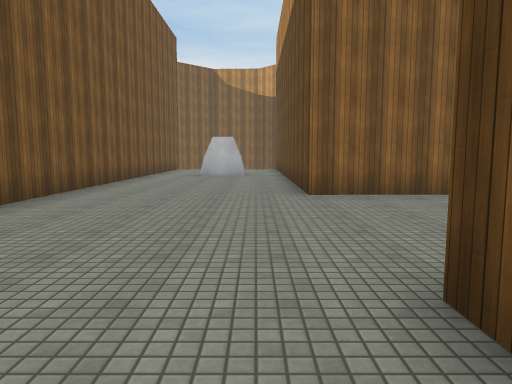
[1] (above)

24 first-person views from a walk through a 3-D level made in the Unity game engine. The camera is 1.4 m above the floor, tilts 6° down and sees 70° across. The floor is counted in squares, 2 m on a side. Each view is taken from the middle of a square. On the plan, view 1 faces up. The plan holds only what a view shows up to about 11 squares ahead; the rest is blank. The place goes on beyond the plan. The player character is not drawn. Surface patterns are stand-ins for the level's own textures.

[2]
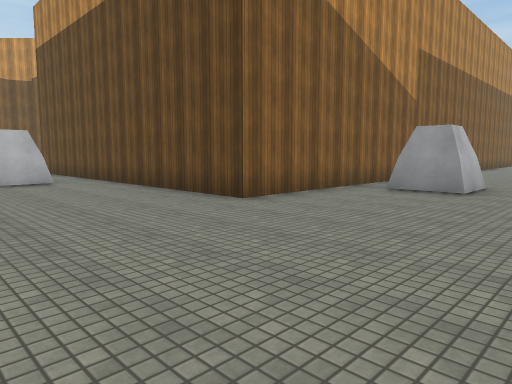

[3]
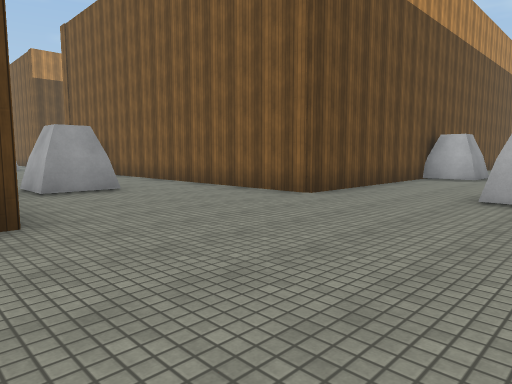

[4]
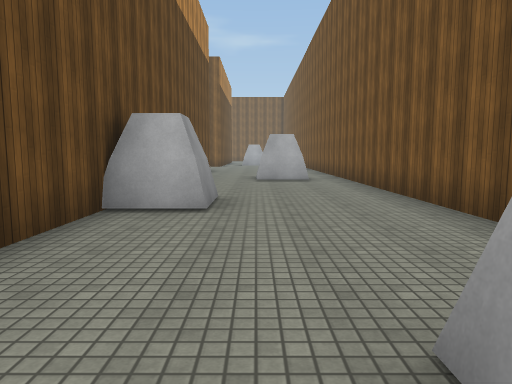

[5]
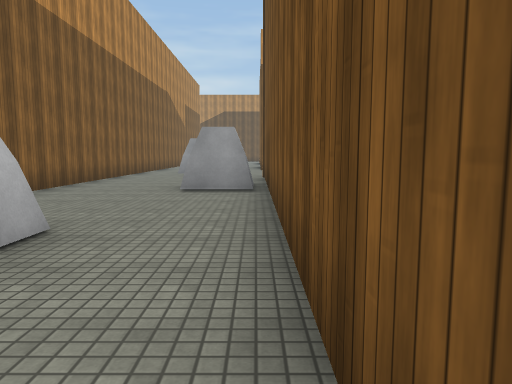

[6]
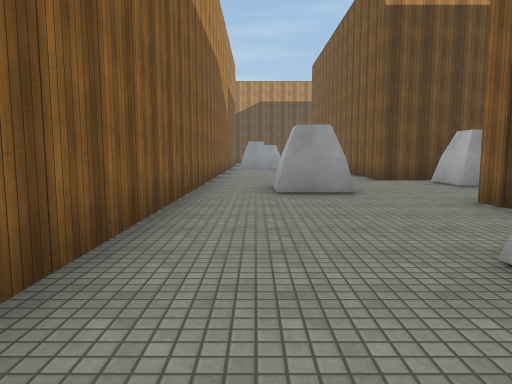

[7]
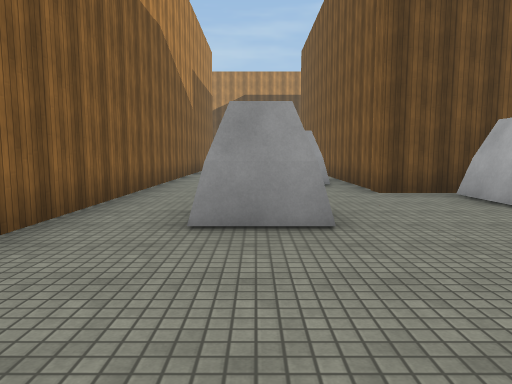

[8]
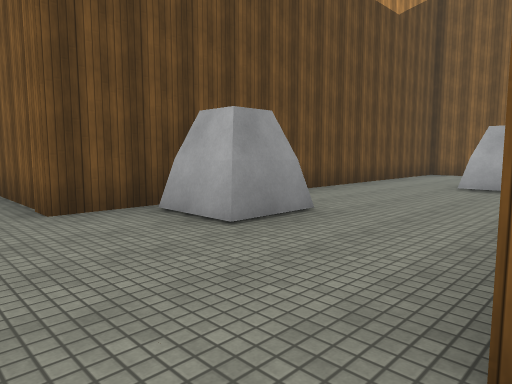

[9]
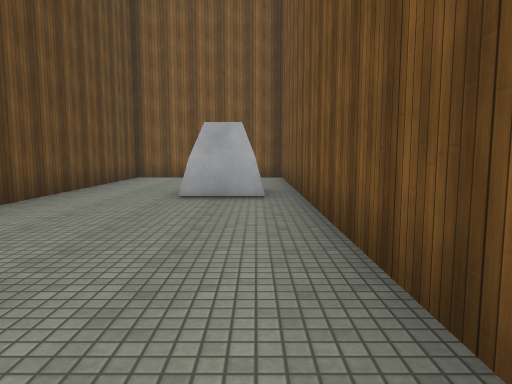

[10]
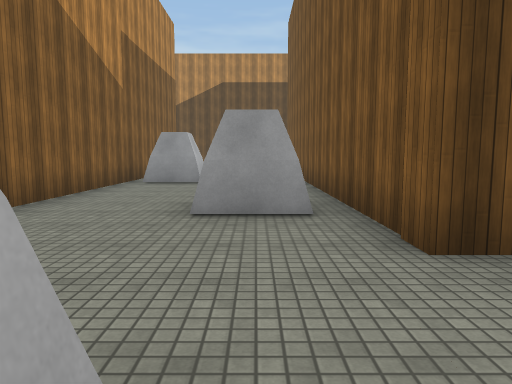

[11]
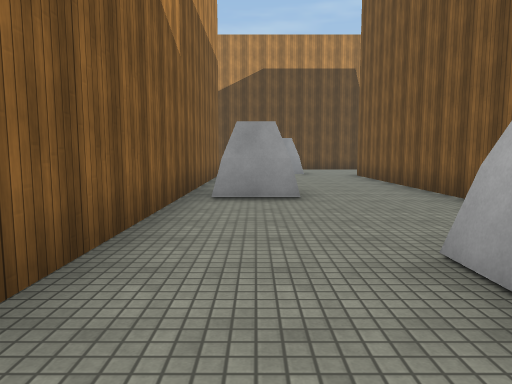

[12]
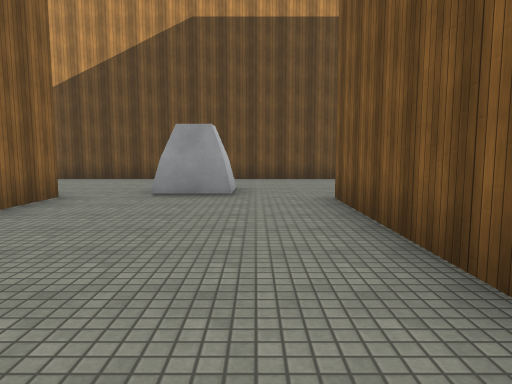

[13]
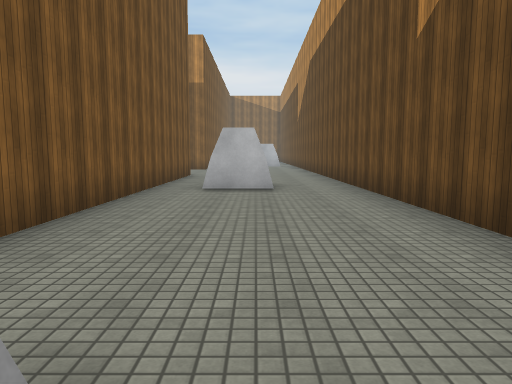

[14]
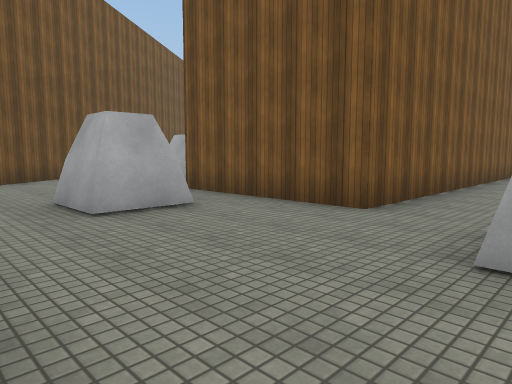

[15]
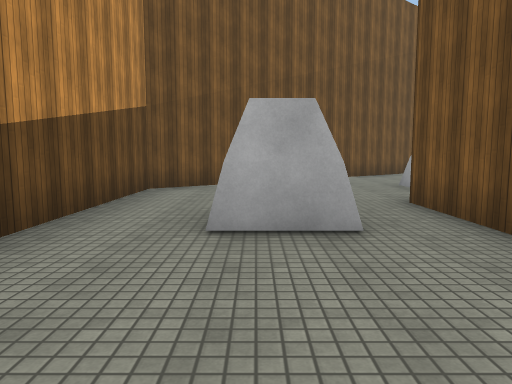

[16]
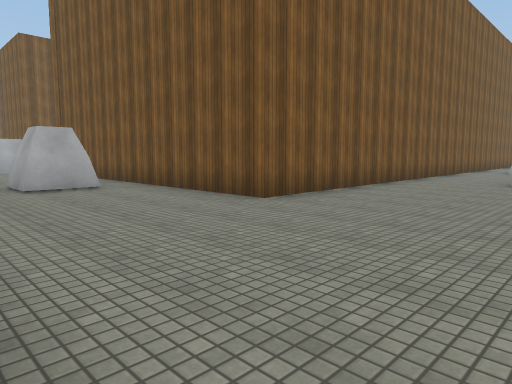

[17]
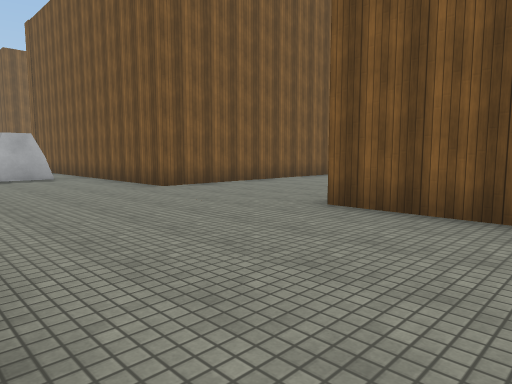

[18]
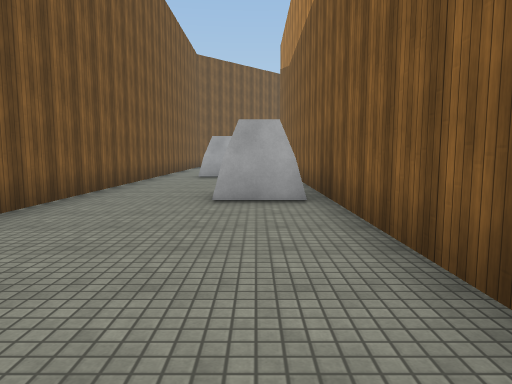

[19]
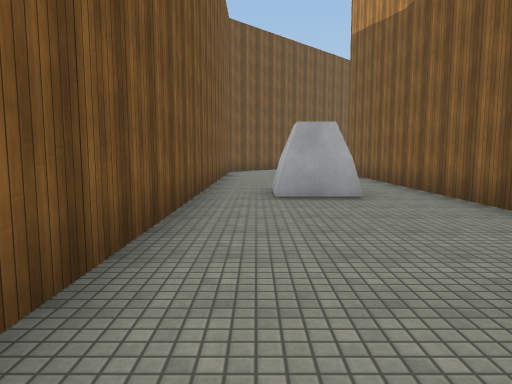

[20]
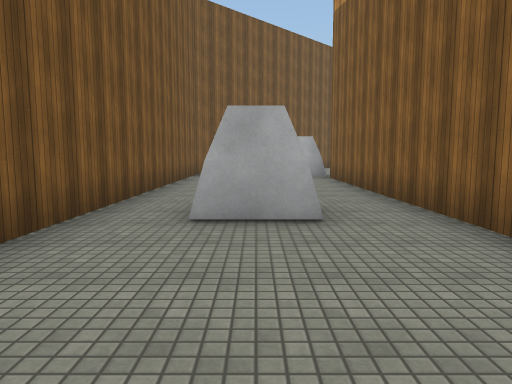

[21]
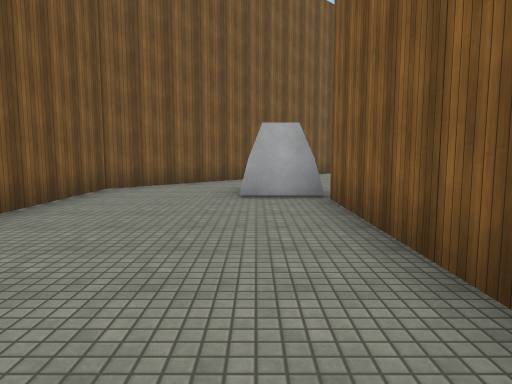

[22]
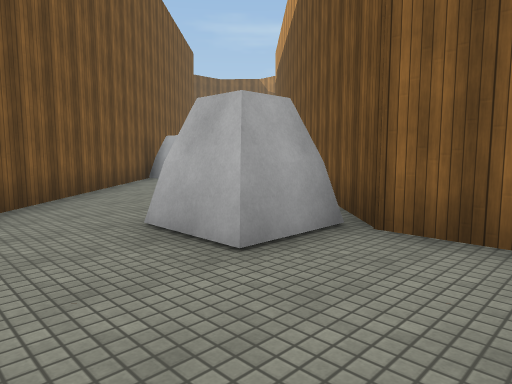

[23]
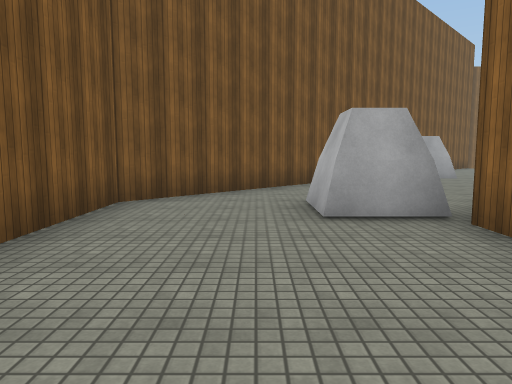

[24]
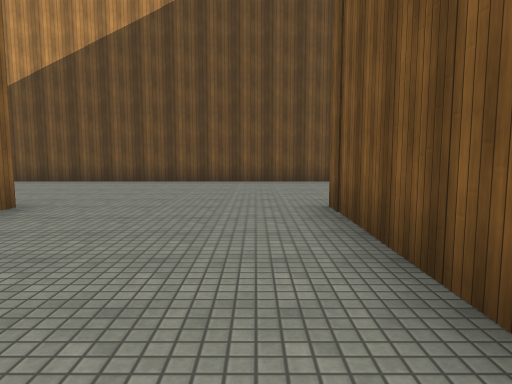

### Floor plan
Points are (right, up) in squares from view 1. A wall is a line through its corners. A room is listed if a view was taken in it or the views show most of it. See-through windows are left out.
Room 1 (views 1, 2, 3, 4, 5, 6, 7, 8, 9, 10, 11, 12, 13, 14, 15, 16, 17, 18, 19, 20, 21, 22, 23, 24)
walls: (13.2, 0) (13.2, -9.7) (14.1, -9.7); (17.5, 0) (17.5, 1.7) (29.8, 1.7) (29.8, -2.2); (12.2, 20.4) (10.1, 22.5); (30, 6.2) (0.9, 6.2) (0.9, 13.8); (4, 22.7) (10.8, 16) (29.8, 16) (29.8, 7); (-3.5, 11.1) (-3.5, 4.9); (15.8, -9.7) (17.5, -9.7) (17.5, -2.4); (0.9, -4.1) (0.9, 1.7) (13.2, 1.7); (34.1, 5.5) (34.1, 23.1); (29.8, 22.4) (29.8, 20.2) (12.8, 20.2); (-3.5, -2.5) (-3.5, -10); (29.1, -8.1) (34.1, -4.3) (34.1, 3.9)
objects: other object (-3, 0) to (-2, 1); other object (-2, -10) to (-1, -9); other object (-1, 12); other object (0, -4); other object (4, 4) to (5, 5); other object (5, 23); other object (9, 3) to (10, 3); other object (11, 19) to (12, 20); other object (14, -6) to (15, -5); other object (15, 4); other object (16, 0) to (17, 0); other object (18, 18) to (19, 18); other object (19, 3) to (20, 3); other object (24, 5) to (25, 5); other object (24, 19); other object (28, -5) to (28, -4); other object (31, -1) to (32, -1); other object (31, 4); other object (31, 11) to (32, 12)

Positions as (right, up) in squares from view 1, and headings:
1: (0, 0), facing up
2: (-3, 2), facing up-right
3: (-3, 7), facing down-right
4: (-1, 1), facing down
5: (2, 2), facing right
6: (8, 5), facing right
7: (11, 4), facing right
8: (13, 3), facing down-right
9: (14, 1), facing down
10: (15, 3), facing right
11: (18, 5), facing right
12: (24, 3), facing right
13: (32, 4), facing up
14: (34, 4), facing down-left
15: (32, 3), facing down
16: (34, 20), facing down-left
17: (34, 23), facing down-left
18: (30, 19), facing left
19: (25, 17), facing left
20: (23, 18), facing left
21: (18, 19), facing left
22: (14, 17), facing up-left
23: (16, 18), facing left
24: (25, 17), facing right
